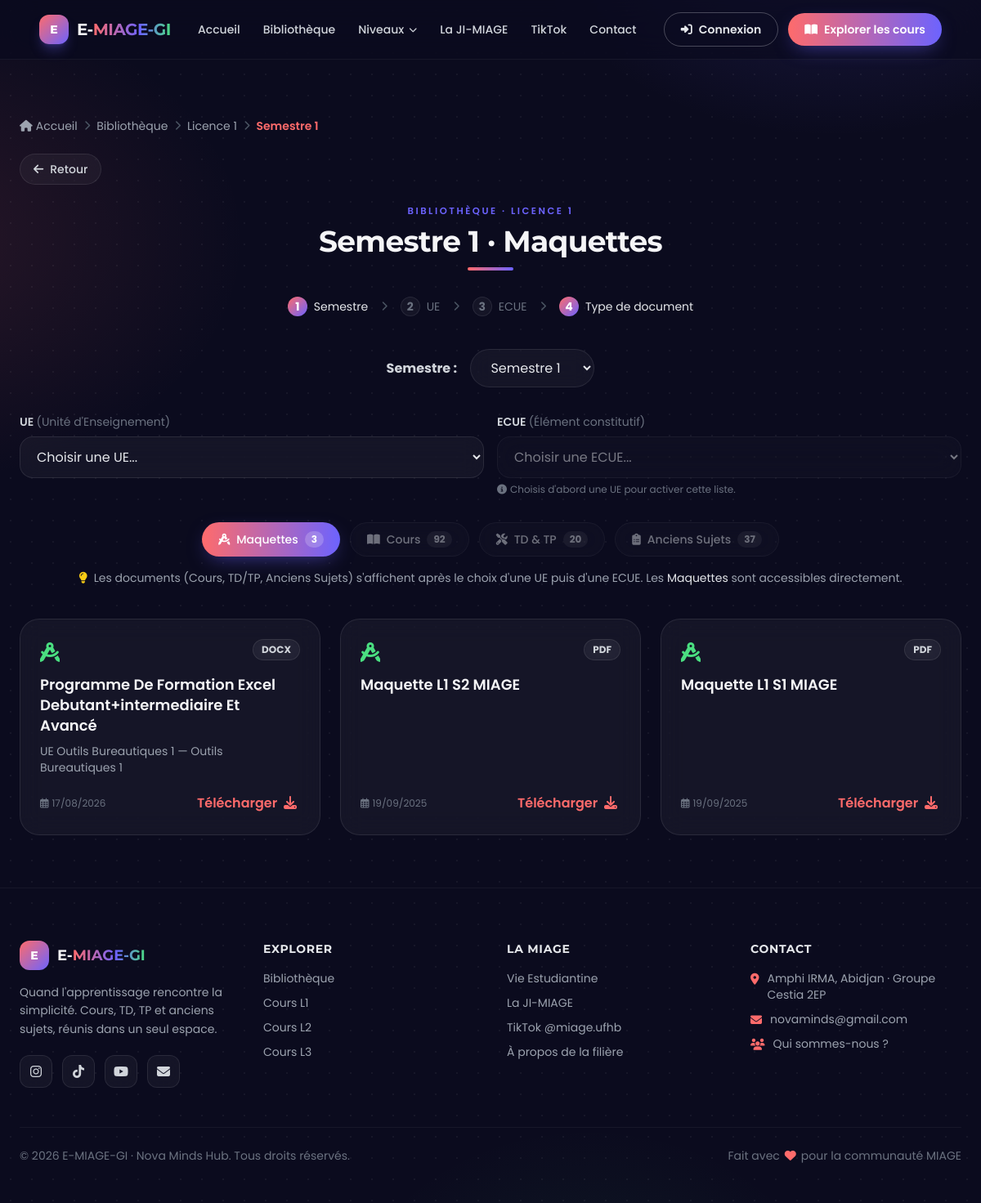
Before: /bibliotheque/l1/?semestre=s1&category=maquettes with the older database file.
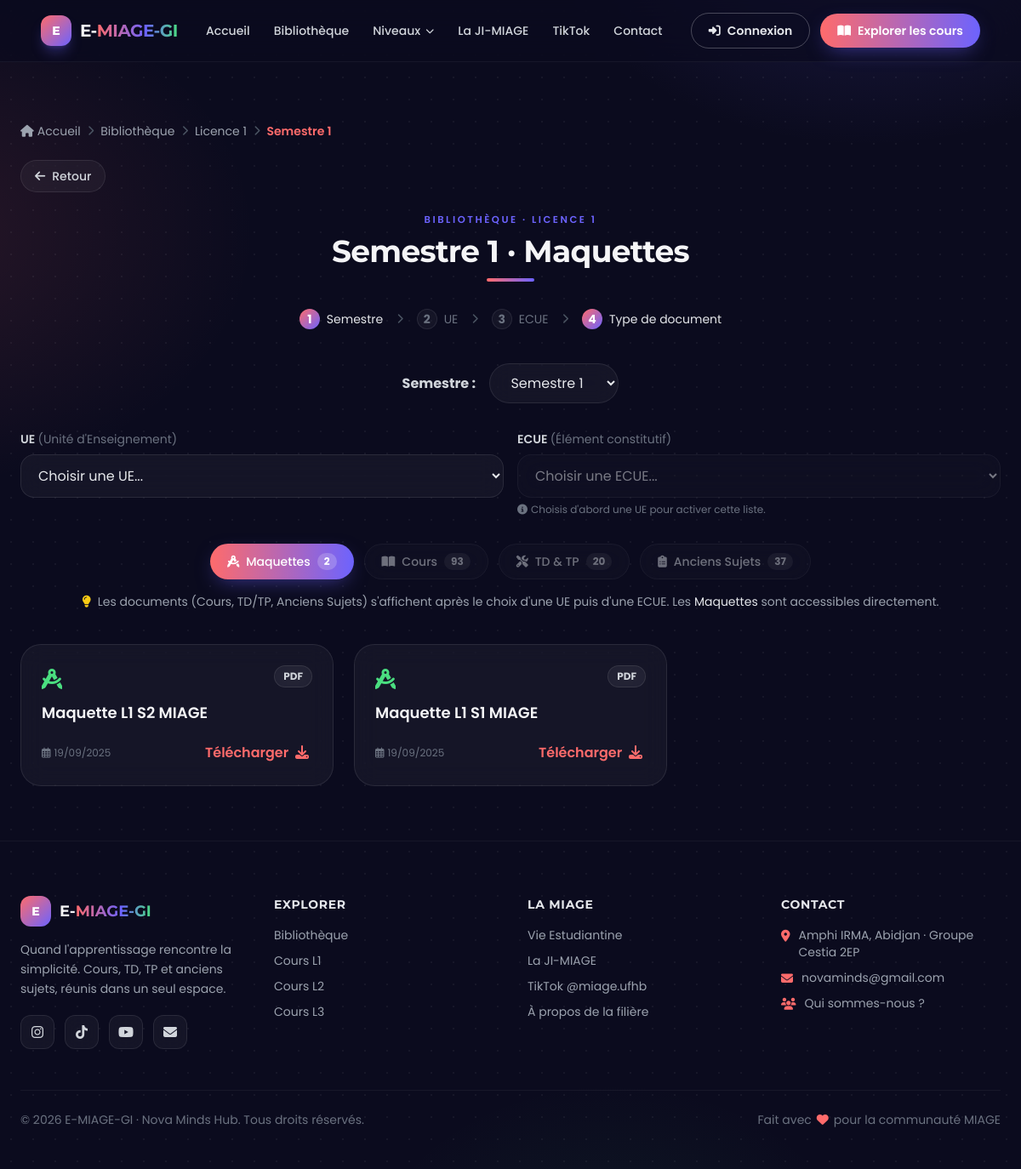
After: the same page with the newer database file.
### core/models.py (models this page shows, shortened)
class Document(models.Model):
    CATEGORY_CHOICES = [
        ('COURS', 'Cours'),
        ('TD_TP', 'TD/TP'),
        ('EXAMS', 'Anciens Sujets'),
        ('MAQUETTES', 'Maquettes'),
    ]
    LEVEL_CHOICES = [
        ('L1', 'Licence 1'),
        ('L2', 'Licence 2'),
        ('L3', 'Licence 3'),
        ('M1', 'Master 1'),
        ('M2', 'Master 2'),
    ]
    SEMESTER_CHOICES = [
        ('S1', 'Semestre 1'),
        ('S2', 'Semestre 2'),
        ('S3', 'Semestre 3'),
        ('S4', 'Semestre 4'),
        ('S5', 'Semestre 5'),
        ('S6', 'Semestre 6'),
        ('S7', 'Semestre 7'),
        ('S8', 'Semestre 8'),
        ('S9', 'Semestre 9'),
        ('S10', 'Semestre 10'),
    ]
    title = models.CharField(max_length=200, verbose_name='Titre')
    description = models.TextField(blank=True, verbose_name='Description')
    category = models.CharField(max_length=20, choices=CATEGORY_CHOICES, verbose_name='Catégorie')
    level = models.CharField(max_length=2, choices=LEVEL_CHOICES, verbose_name='Niveau')
    semester = models.CharField(max_length=3, choices=SEMESTER_CHOICES, verbose_name='Semestre')
    ecue = models.ForeignKey('ECUE', null=True, blank=True, on_delete=models.SET_NULL, related_name='documents', verbose_name='ECUE')
    file = models.FileField(upload_to='documents/', max_length=255, verbose_name='Fichier')
    upload_date = models.DateTimeField(auto_now_add=True, verbose_name='Date d\'ajout')
    last_modified = models.DateTimeField(auto_now=True, verbose_name='Dernière modification')
    class Meta:
        ordering = ['-upload_date']
        verbose_name = 'Document'
        verbose_name_plural = 'Documents'
    @property
    def extension(self):
        name = self.file.name or ''
        return name.rsplit('.', 1)[-1].upper() if '.' in name else ''

class ECUE(models.Model):
    code = models.CharField(max_length=50, verbose_name='Code ECUE', blank=True)
    name = models.CharField(max_length=200, verbose_name='Nom ECUE')
    slug = models.SlugField(max_length=220, unique=True, verbose_name='Slug ECUE')
    ue = models.ForeignKey(UE, related_name='ecues', on_delete=models.CASCADE, verbose_name='UE')
    class Meta:
        unique_together = ('ue', 'code', 'name')
        ordering = ['ue__code', 'name']
        verbose_name = 'ECUE'
        verbose_name_plural = 'ECUEs'

class UE(models.Model):
    code = models.CharField(max_length=200, verbose_name='Code UE')
    name = models.CharField(max_length=200, verbose_name='Nom UE')
    slug = models.SlugField(max_length=220, unique=True, verbose_name='Slug UE')
    level = models.CharField(max_length=2, choices=Document.LEVEL_CHOICES, verbose_name='Niveau')
    semester = models.CharField(max_length=3, choices=Document.SEMESTER_CHOICES, verbose_name='Semestre')
    class Meta:
        unique_together = ('level', 'semester', 'code')
        ordering = ['level', 'semester', 'code']
        verbose_name = 'UE'
        verbose_name_plural = 'UEs'

### core/views.py (the view, shortened to what this page needs)
# urls.py: path('bibliotheque/l1/', views.niveau_l1, name='niveau_l1'),
def niveau_l1(request):
    semestre = request.GET.get('semestre', 's1')
    category = request.GET.get('category')
    query = request.GET.get('q')
    ue_slug = request.GET.get('ue')
    ecue_slug = request.GET.get('ecue')
    context = {
        'semestre': semestre,
        'category': category
    }
    real_semestre = get_semester_mapping('L1', semestre)
    documents = Document.objects.filter(level='L1', semester=real_semestre)
    ues = UE.objects.filter(level='L1', semester=real_semestre).order_by('code', 'name')
    context['ues'] = ues
    selected_ue = None
    selected_ecue = None
    ecues = None
    context.update(_niveau_extra_context('Licence 1', 'L1', documents))
    if category == 'maquettes':
        documents = Document.objects.filter(level='L1', category='MAQUETTES')
        context['documents'] = documents
    return render(request, 'core/niveau/l1.html', context)

### core/views.py (called while the page is built)
def _niveau_extra_context(niveau_label, level, documents):
    counts = Counter(documents.values_list('category', flat=True))
    counts['MAQUETTES'] = Document.objects.filter(level=level, category='MAQUETTES').count()
    return {
        'niveau_label': niveau_label,
        'niveau_url': reverse(f'core:niveau_{level.lower()}'),
        'category_counts': {c.lower(): n for c, n in counts.items()},
        'selection_count': documents.count(),
    }

def get_semester_mapping(niveau, affiche_semestre):
    mapping = {
        'L1': {'s1': 'S1', 's2': 'S2'},
        'L2': {'s1': 'S3', 's2': 'S4'},
        'L3': {'s1': 'S5', 's2': 'S6'},
        'M1': {'s1': 'S7', 's2': 'S8'},
        'M2': {'s1': 'S9', 's2': 'S10'},
    }
    return mapping[niveau][affiche_semestre]

### core/templates/core/niveau/l1.html (shortened to what this page needs)
{% extends 'core/base.html' %}
{% load static %}
{% block content %}
{% include 'core/includes/niveau_content.html' with niveau_label='Licence 1' %}
{% endblock %}

### core/templates/core/includes/niveau_content.html (shortened to what the changed rows need)
{% load static %}
<section class="pt-28 md:pt-36 pb-16 px-4 md:px-6">
    <div class="max-w-6xl mx-auto">
        <div class="text-center mb-8">
            <h2 class="section-title text-3xl md:text-4xl mt-2">
                {% if semestre == 's1' %}Semestre 1
                {% elif semestre == 's2' %}Semestre 2
                {% else %}Sélectionne un semestre
                {% endif %}
                {% if category %} · {{ category|title }}{% endif %}
            </h2>
        </div>
        <div class="mb-4 flex flex-wrap justify-center gap-3">
            <a href="?semestre={{ semestre }}{% if selected_ue %}&ue={{ selected_ue.slug }}{% endif %}{% if selected_ecue %}&ecue={{ selected_ecue.slug }}{% endif %}&category=maquettes"
               class="w-full sm:w-auto justify-center px-5 py-2.5 rounded-full flex items-center gap-2 text-sm font-medium {% if category == 'maquettes' %}btn-primary{% else %}glass-card text-gray-300{% endif %} transition"
               title="Voir toutes les maquettes du niveau">
                <i class="fas fa-drafting-compass"></i> Maquettes
                <span class="text-xs font-bold px-2 py-0.5 rounded-full {% if category == 'maquettes' %}bg-white/20{% else %}bg-white/10{% endif %}">{{ category_counts.maquettes|default:0 }}</span>
            </a>
            <a href="?semestre={{ semestre }}{% if selected_ue %}&ue={{ selected_ue.slug }}{% endif %}{% if selected_ecue %}&ecue={{ selected_ecue.slug }}{% endif %}&category=cours"
               class="w-full sm:w-auto justify-center px-5 py-2.5 rounded-full flex items-center gap-2 text-sm font-medium {% if not selected_ecue %}opacity-50 pointer-events-none{% endif %} {% if category == 'cours' %}btn-primary{% else %}glass-card text-gray-300{% endif %} transition"
               {% if not selected_ecue %}aria-disabled="true" title="Sélectionnez d'abord une UE puis une ECUE"{% else %}title="Voir les cours de cette ECUE"{% endif %}>
                <i class="fas fa-book-open"></i> Cours
                <span class="text-xs font-bold px-2 py-0.5 rounded-full {% if category == 'cours' %}bg-white/20{% else %}bg-white/10{% endif %}">{{ category_counts.cours|default:0 }}</span>
            </a>
        </div>
        <div class="grid grid-cols-1 md:grid-cols-2 lg:grid-cols-3 gap-5 md:gap-6">
            {% if documents %}
                {% for doc in documents %}
                    <div class="glass-card p-6 rounded-3xl flex flex-col">
                        <div class="flex items-start justify-between gap-3 mb-3">
                            <div class="flex-shrink-0">
                                {% if doc.category == 'COURS' %}
                                    <i class="fas fa-book-open text-2xl text-primary"></i>
                                {% elif doc.category == 'TD_TP' %}
                                    <i class="fas fa-tools text-2xl text-secondary"></i>
                                {% elif doc.category == 'MAQUETTES' %}
                                    <i class="fas fa-drafting-compass text-2xl text-accent"></i>
                                {% elif doc.category == 'EXAMS' %}
                                    <i class="fas fa-clipboard-list text-2xl text-yellow-400"></i>
                                {% else %}
                                    <i class="fas fa-file-alt text-2xl text-gray-400"></i>
                                {% endif %}
                            </div>
                            {% if doc.extension %}
                                <span class="text-xs font-bold px-2.5 py-1 rounded-full glass-card text-gray-300 uppercase">{{ doc.extension }}</span>
                            {% endif %}
                        </div>
                        <h3 class="text-lg font-semibold mb-2 leading-snug">{{ doc.title }}</h3>
                        {% if doc.ecue %}
                            <p class="text-sm text-gray-400 mb-2">{{ doc.ecue.ue.name }} — {{ doc.ecue.name }}</p>
                        {% endif %}
                        <div class="mt-auto pt-3 flex items-center justify-between">
                            <span class="text-xs text-gray-500"><i class="far fa-calendar-alt mr-1"></i>{{ doc.upload_date|date:"d/m/Y" }}</span>
                            <a href="{{ doc.file.url }}" class="text-primary hover:text-secondary transition font-semibold px-2 py-1.5 -m-1" target="_blank" rel="noopener">
                                Télécharger <i class="fas fa-download ml-1"></i>
                            </a>
                        </div>
                    </div>
                {% endfor %}
            {% elif category %}
                <div class="col-span-full text-center text-gray-400 py-12">
                    <i class="fas fa-folder-open text-4xl mb-4 opacity-60"></i>
                    <p>Aucun document dans « {{ category|title }} » pour le moment.</p>
                    <p class="text-sm text-gray-500 mt-2">Revenez plus tard, ou essayez une autre catégorie.</p>
                </div>
            {% else %}
                <div class="col-span-full text-center text-gray-400 py-12">
                    <i class="fas fa-hand-point-up text-4xl mb-4 opacity-60"></i>
                    <p>Sélectionnez une catégorie ci-dessus pour afficher les documents.</p>
                </div>
            {% endif %}
        </div>
    </div>
</section>

Changed rows visible on the page:
no longer on this page (row edited): Document: category "MAQUETTES" (drawn), extension "DOCX", title "Programme De Formation Excel Debutant+intermediaire Et Avancé", ecue.ue.name "UE Outils Bureautiques 1", ecue.name "Outils Bureautiques 1", upload_date "17/08/2026"
Other visible differences:
{{ category_counts.maquettes|default:0 }}: "3" → "2"
{{ category_counts.cours|default:0 }}: "92" → "93"
